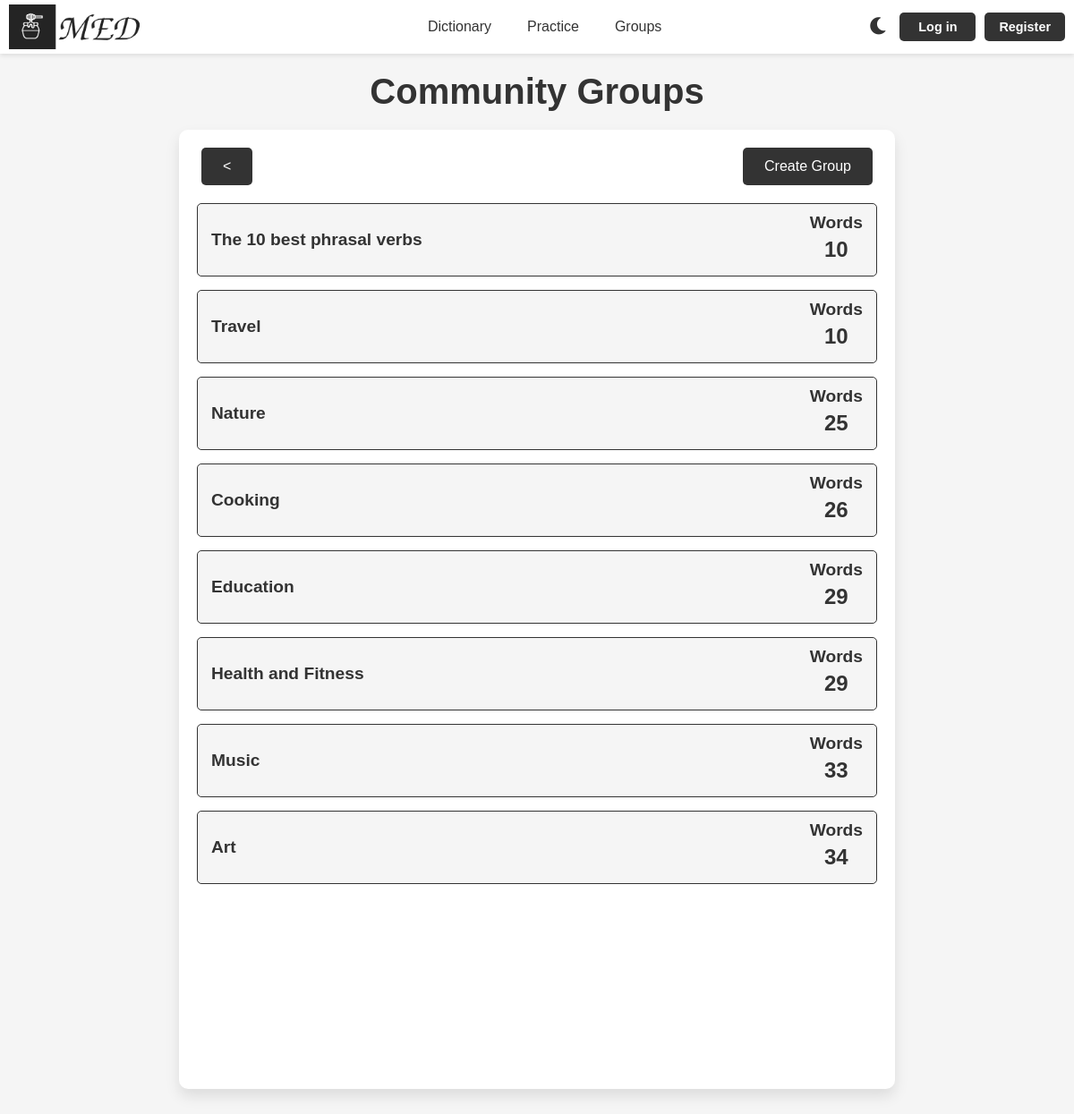
The page /practice/groups/ on the database its author committed.
### med/models.py (models this page shows, shortened)
class CommunityGroup(models.Model):
    group = models.OneToOneField(WordGroup, on_delete=models.CASCADE)
    state = models.CharField(max_length=20, choices=[('pending', 'Pending'), ('added', 'Added')], default='public')
    class Meta:
        ordering = ['group__name']
        indexes = [
            models.Index(fields=['group'])
        ]

class WordGroup(models.Model):
    name = models.CharField(max_length=100)
    words = models.ManyToManyField(Word, blank=True)
    user = models.ForeignKey(User, on_delete=models.CASCADE)
    is_main = models.BooleanField(verbose_name='main', default=False)
    uses_users = models.ManyToManyField(User, blank=True, related_name='uses_of_group')
    class Meta:
        ordering = ['name']
        indexes = [
            models.Index(fields=['name'])
        ]

### med/views.py (the view)
# urls.py: path('practice/groups/', views.parct_groups_view, name='practice_groups'),
def parct_groups_view(request):
    groups = CommunityGroup.objects.filter(state='added').select_related('group')
    for group in groups:
        group.words_count = group.group.words.count()
    groups = sorted(groups, key=lambda x: x.words_count)
    paginator = Paginator(groups, 25)
    page_number = request.GET.get('page')
    paginated_groups = paginator.get_page(page_number)
    page_obj = paginator.get_page(page_number)
    return render(request, 'med/practice_groups.html', {'groups': paginated_groups, 'paginator': paginator, 'page_obj': page_obj})

### med/templates/med/practice_groups.html (shortened to what this page needs)
{% extends "base.html" %}
{% block content %}
<h1>Community Groups</h1>
<div class="reading-container">
    <div class="buttons" style="display: flex; justify-content: space-between; align-items: center; width: 100%; margin-bottom: 20px;">
        <div style="margin-right: auto;">
            <a href="{% url 'practice' %}" class="buttons" style="display: inline-block; text-align: center;">&lt;</a>
        </div>
        <div style="display: flex; gap: 10px;">
            <a href="{% url 'create_group' %}">Create Group</a>
        </div>
    </div>
    {% if groups %}
    <ul class="user-list">
        {% for group in groups %}
        <li class="user-item">
            <a href="{% url 'group_words_practice' group.group.id %}">
            <div class="user-card" style="display: flex; justify-content: space-between; align-items: center; padding: 10px 0;">
                <div class="user-title" style="flex: 1; text-align: left; margin-left: 15px;">
                    <p class="user-name"><strong>{{ group.group.name }}</strong></p>
                </div>
                <div class="user-stats" style="display: flex; gap: 20px; text-align: center; margin-right: 15px;">
                    <div class="stat-item reading-item">
                        <p>Words</p>
                        <p>{{ group.words_count }}</p>
                    </div>
                </div>
            </div>
            </a>
        </li>
        {% endfor %}
        </ul>
    {% else %}
    <p>No gtoups available.</p>
    {% endif %}
</div>
{% endblock %}

### med/static/med/css/styles.css (style rules this page uses)
:root { --background-color: #f5f5f5; --text-color: #333; --header-background: #ffffff; --button-background: #333; --button-text-color: #ffffff; --feature-background: #fff; --word-list-background: #fff; --feature-shadow: 0px 8px 16px rgba(0, 0, 0, 0.1); --feature-text-color: #666; --list-text-color: #666; --tab-background: #f9f9f9; --tab-active-background: #ffffff; --tab-hover-background: #e0e0e0; --tab-border-color: #ccc; }
body { font-family: Arial, sans-serif; background-color: var(--background-color); color: var(--text-color); }
a { text-decoration: none; color: var(--text-color); transition: color 0.3s; }
* { margin: 0; padding: 0; box-sizing: border-box; }
.container h1 { font-size: 2.5em; color: var(--text-color); margin-bottom: 15px; }
.container p { font-size: 1.2em; color: var(--text-color); max-width: 600px; margin: 0 auto 30px; }
.buttons a { text-decoration: none; color: var(--button-text-color); background-color: var(--button-background); padding: 12px 24px; margin: 0 5px; border-radius: 5px; font-size: 1em; transition: background-color 0.3s; }
.stat-item { display: flex; flex-direction: column; justify-content: space-between; text-align: center; height: auto; }
.stat-item p:first-child { font-weight: bold; margin-bottom: 5px; }
.stat-item p:nth-child(2) { font-size: 1.5em; font-weight: bold; margin-bottom: 5px; }
.user-list { list-style: none; padding: 0; }
.user-item { margin-bottom: 15px; }
.user-card { display: flex; align-items: center; gap: 15px; padding: 10px 15px; border: 1px solid var(--button-background); border-radius: 5px; background-color: var(--background-color); transition: transform 0.3s, box-shadow 0.3s; }
.user-name { font-size: 1.2em; color: var(--text-color); }
.user-card p { margin: 0px; }
.reading-container { max-width: 800px; margin: 20px auto; background-color: var(--feature-background); padding: 20px; border-radius: 10px; box-shadow: var(--feature-shadow); color: var(--text-color); }
.user-item { transition: transform 0.5s ease, opacity 0.5s ease; will-change: transform, opacity; }

### rows shown on the page
CommunityGroup: group.name "The 10 best phrasal verbs", words_count "10"
CommunityGroup: group.name "Travel", words_count "10"
CommunityGroup: group.name "Nature", words_count "25"
CommunityGroup: group.name "Cooking", words_count "26"
CommunityGroup: group.name "Education", words_count "29"
CommunityGroup: group.name "Health and Fitness", words_count "29"
CommunityGroup: group.name "Music", words_count "33"
CommunityGroup: group.name "Art", words_count "34"
